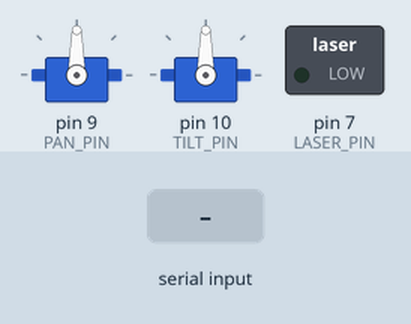
Bench run of a sketch on a simulated Arduino Uno, built with avr-gcc and run on an emulated ATmega328P. Parts: 2 × servo, switched loads named in the sketch (green lamp = pin HIGH). Inputs (shaded band) come from the test bench.

Above: at 1.2 s.
1.3 s: "90,45,200\n" received over Serial
At 2.5 s:
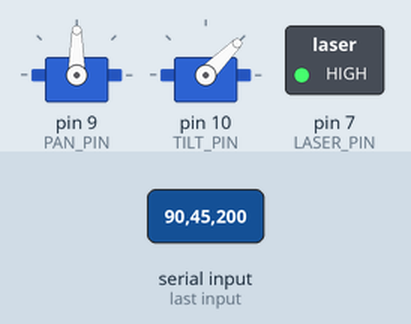
2.8 s: "30,150,10\n" received over Serial
At 3.9 s:
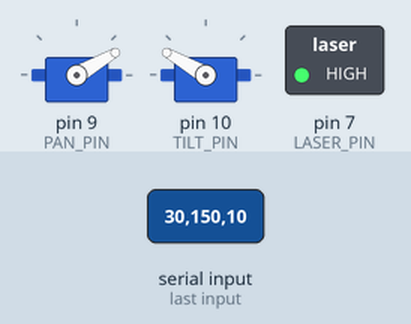
4.3 s: "1,90,45\n" received over Serial
At 4.9 s:
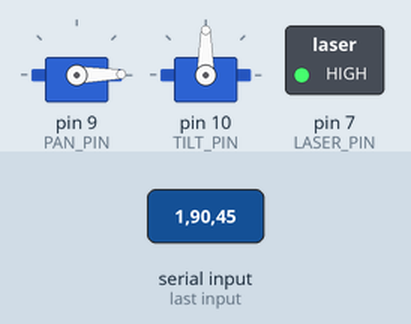
Timing chart, 0 to 7.3 s (numbered marks = the images above; inputs shaded):
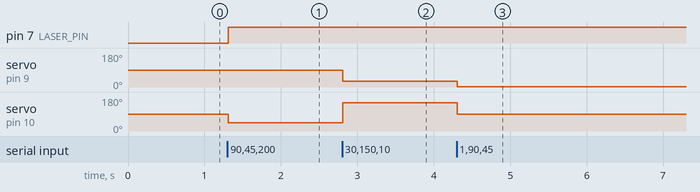

The sketch:

bozgun_firmware.ino
```cpp
/*
 * BOZGUN - reference Arduino firmware
 * --------------------------------------------------------------------------
 * Drives the pan/tilt servos and the laser module of the BOZGUN turret,
 * driven by the Python control software (bozgun.py).
 *
 * Serial protocol (one command per line):
 *
 *     "<pan>,<tilt>,<laser>\n"      e.g.  "90,90,0\n"
 *
 *       pan   : pan servo angle   (0-180, degrees)
 *       tilt  : tilt servo angle  (0-180, degrees)
 *       laser : 0 = off, 1 = on
 *
 * Baud rate: 9600 (must match BAUDRATE in config.py).
 *
 * NOTE: this is a reference implementation of the firmware side. Adjust the
 * pin numbers below to match your own wiring. Use a low-power laser and follow
 * eye-safety rules. Education / simulation project - not a weapon system.
 */

#include <Servo.h>

const uint8_t PAN_PIN   = 9;   // pan servo signal pin
const uint8_t TILT_PIN  = 10;  // tilt servo signal pin
const uint8_t LASER_PIN = 7;   // laser module control pin

Servo panServo;
Servo tiltServo;

String buffer = "";

void applyCommand(const String &line) {
  int c1 = line.indexOf(',');
  int c2 = line.indexOf(',', c1 + 1);
  if (c1 < 0 || c2 < 0) {
    return;  // malformed line, ignore
  }

  int pan   = line.substring(0, c1).toInt();
  int tilt  = line.substring(c1 + 1, c2).toInt();
  int laser = line.substring(c2 + 1).toInt();

  pan  = constrain(pan, 0, 180);
  tilt = constrain(tilt, 0, 180);

  panServo.write(pan);
  tiltServo.write(tilt);
  digitalWrite(LASER_PIN, laser ? HIGH : LOW);
}

void setup() {
  Serial.begin(9600);

  panServo.attach(PAN_PIN);
  tiltServo.attach(TILT_PIN);
  pinMode(LASER_PIN, OUTPUT);

  // safe start: centred and laser off
  panServo.write(90);
  tiltServo.write(90);
  digitalWrite(LASER_PIN, LOW);
}

void loop() {
  while (Serial.available() > 0) {
    char c = Serial.read();
    if (c == '\n') {
      applyCommand(buffer);
      buffer = "";
    } else if (c != '\r') {
      buffer += c;
    }
  }
}
```

Measured:
- after the input at 1.3 s, pin 7 (LASER_PIN): LOW → HIGH at once; servo on pin 10 (TILT_PIN): 90° → 45° at once
- after the input at 2.8 s, servo on pin 9 (PAN_PIN): 90° → 30° at once; servo on pin 10 (TILT_PIN): 45° → 150° at once
- after the input at 4.3 s, servo on pin 9 (PAN_PIN): 30° → 1° at once; servo on pin 10 (TILT_PIN): 150° → 90° at once
